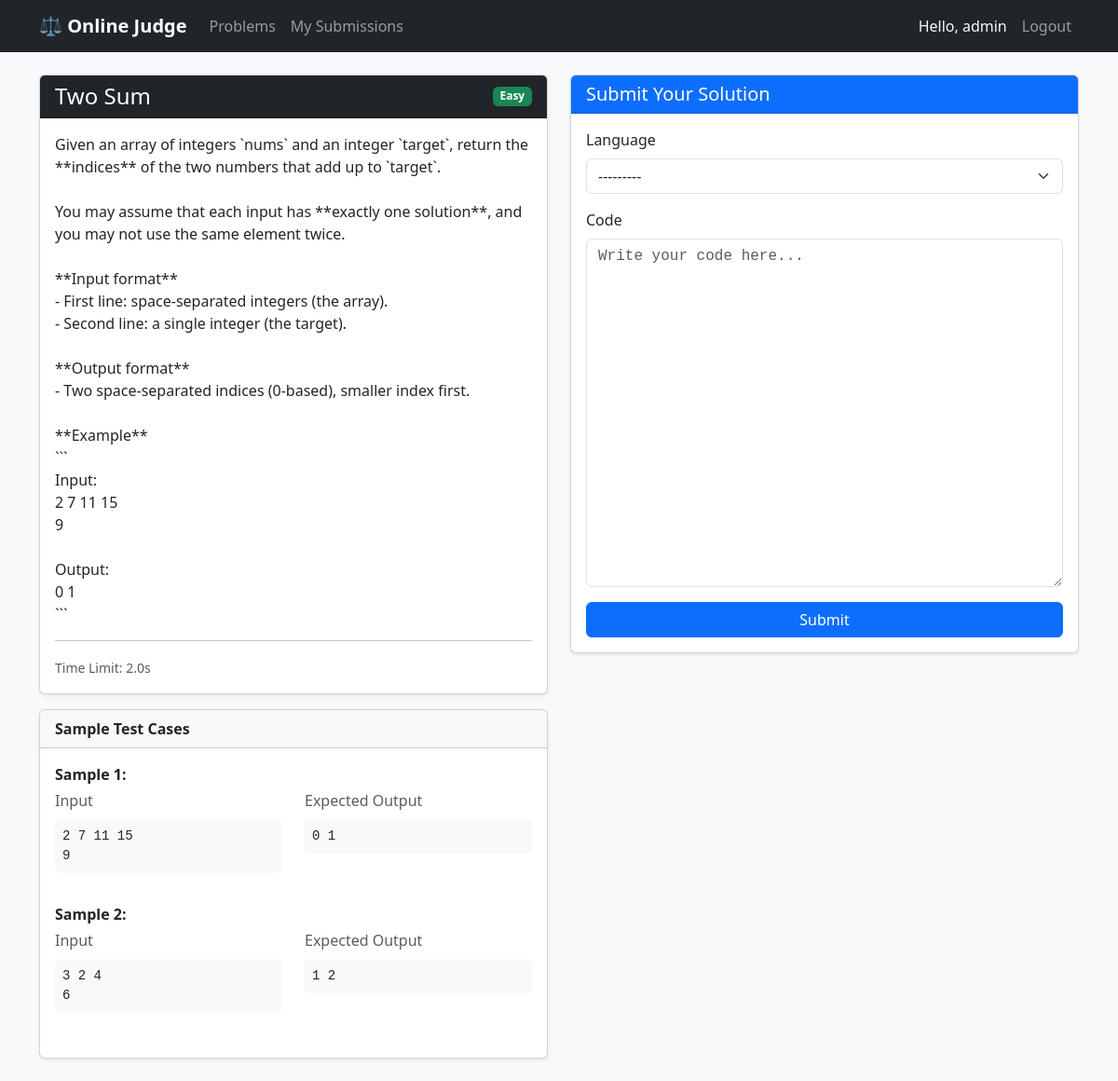
Screenshot of /problems/1/ (signed in) with the database file from the repository.
### judge/models.py (models this page shows, shortened)
class Problem(models.Model):
    DIFFICULTY_CHOICES = [
        ('Easy', 'Easy'),
        ('Medium', 'Medium'),
        ('Hard', 'Hard'),
    ]
    title = models.CharField(max_length=200)
    description = models.TextField(help_text="Full problem statement.")
    difficulty = models.CharField(max_length=10, choices=DIFFICULTY_CHOICES, default='Easy')
    time_limit = models.FloatField(default=2.0, help_text="Time limit in seconds.")
    created_at = models.DateTimeField(auto_now_add=True)
    class Meta:
        ordering = ['-created_at']

class TestCase(models.Model):
    problem = models.ForeignKey(Problem, on_delete=models.CASCADE, related_name='test_cases')
    input_data = models.TextField(blank=True, help_text="Input fed to stdin.")
    expected_output = models.TextField(help_text="Expected stdout output.")
    is_sample = models.BooleanField(default=False, help_text="If True, shown to the user on the problem page.")

### judge/views.py (the view)
# urls.py: path('problems/<int:pk>/', views.problem_detail, name='problem_detail'),
@login_required
def problem_detail(request, pk):
    problem = get_object_or_404(Problem, pk=pk)
    sample_cases = problem.test_cases.filter(is_sample=True)
    if request.method == 'POST':
        form = SubmissionForm(request.POST)
        if form.is_valid():
            submission = form.save(commit=False)
            submission.user = request.user
            submission.problem = problem
            submission.status = 'Pending'
            submission.save()
            judge_submission(submission)
            return redirect('submission_detail', pk=submission.pk)
    else:
        form = SubmissionForm()
    return render(request, 'judge/problem_detail.html', {
        'problem': problem,
        'sample_cases': sample_cases,
        'form': form,
    })

### judge/forms.py
class SubmissionForm(forms.ModelForm):
    class Meta:
        model = Submission
        fields = ['code', 'language']
        widgets = {
            'code': forms.Textarea(attrs={
                'class': 'form-control font-monospace',
                'rows': 15,
                'placeholder': 'Write your code here...',
            }),
            'language': forms.Select(attrs={
                'class': 'form-select',
            }),
        }

### templates/judge/problem_detail.html (shortened to what this page needs)
{% extends 'base.html' %}
{% block content %}
<div class="row">
    <div class="col-lg-6 mb-4">
        <div class="card shadow-sm">
            <div class="card-header bg-dark text-white d-flex justify-content-between">
                <h4 class="mb-0">{{ problem.title }}</h4>
                <span
                    class="badge bg-{% if problem.difficulty == 'Easy' %}success{% elif problem.difficulty == 'Medium' %}warning{% else %}danger{% endif %} align-self-center">
                    {{ problem.difficulty }}
                </span>
            </div>
            <div class="card-body">
                <p style="white-space: pre-wrap;">{{ problem.description }}</p>
                <hr>
                <small class="text-muted">Time Limit: {{ problem.time_limit }}s</small>
            </div>
        </div>
        {% if sample_cases %}
        <div class="card shadow-sm mt-3">
            <div class="card-header"><strong>Sample Test Cases</strong></div>
            <div class="card-body">
                {% for tc in sample_cases %}
                <div class="mb-3">
                    <strong>Sample {{ forloop.counter }}:</strong>
                    <div class="row mt-1">
                        <div class="col-md-6">
                            <label class="form-label text-muted">Input</label>
                            <pre class="bg-light p-2 rounded">{{ tc.input_data }}</pre>
                        </div>
                        <div class="col-md-6">
                            <label class="form-label text-muted">Expected Output</label>
                            <pre class="bg-light p-2 rounded">{{ tc.expected_output }}</pre>
                        </div>
                    </div>
                </div>
                {% endfor %}
            </div>
        </div>
        {% endif %}
    </div>
    <div class="col-lg-6">
        <div class="card shadow-sm">
            <div class="card-header bg-primary text-white">
                <h5 class="mb-0">Submit Your Solution</h5>
            </div>
            <div class="card-body">
                <form method="post">
                    <div class="mb-3">
                        <label for="{{ form.language.id_for_label }}" class="form-label">Language</label>
                        {{ form.language }}
                    </div>
                    <div class="mb-3">
                        <label for="{{ form.code.id_for_label }}" class="form-label">Code</label>
                        {{ form.code }}
                    </div>
                    <button type="submit" class="btn btn-primary w-100">Submit</button>
                </form>
            </div>
        </div>
    </div>
</div>
{% endblock %}

### templates/base.html (shortened to what this page needs)
<!DOCTYPE html>
<html lang="en">
<head>
    <link href="https://cdn.jsdelivr.net/npm/bootstrap@5.3.2/dist/css/bootstrap.min.css" rel="stylesheet">
</head>
<body>
    <nav class="navbar navbar-expand-lg navbar-dark bg-dark mb-4">
        <div class="container">
            <a class="navbar-brand" href="{% url 'home' %}">⚖️ Online Judge</a>
            <div class="collapse navbar-collapse" id="navbarNav">
                <ul class="navbar-nav me-auto">
                    {% if user.is_authenticated %}
                    <li class="nav-item">
                        <a class="nav-link" href="{% url 'problem_list' %}">Problems</a>
                    </li>
                    <li class="nav-item">
                        <a class="nav-link" href="{% url 'submission_history' %}">My Submissions</a>
                    </li>
                    {% endif %}
                </ul>
                <ul class="navbar-nav">
                    {% if user.is_authenticated %}
                    <li class="nav-item">
                        <span class="nav-link text-light">Hello, {{ user.username }}</span>
                    </li>
                    <li class="nav-item">
                        <a class="nav-link" href="{% url 'logout' %}">Logout</a>
                    </li>
                    {% endif %}
                </ul>
            </div>
        </div>
    </nav>
    <div class="container">
        {% block content %}{% endblock %}
    </div>
</body>
</html>

### templates/base.html (style rules this page uses)
body { background-color: #f8f9fa; }
.navbar-brand { font-weight: 700; }

### rows the page displays
Problem: title "Two Sum", difficulty "Easy", description "Given an array of integers `nums` and an integer `target`, return the **indices** of the two numbers that add up to `target`. You may assume that each input has **exactly one solution**, and you may not use the same element twice. **Input format** - First line: space-separated integers (the array). - Second line: a single integer (the target). **Output format** - Two space-separated indices (0-based), smaller index first. **Example** ``` Input: 2 7 11 15 9 Output: 0 1 ```", time_limit "2.0"
TestCase: input_data "2 7 11 15 9", expected_output "0 1"
TestCase: input_data "3 2 4 6", expected_output "1 2"

### other values shown
{{ user.username }} "admin"
